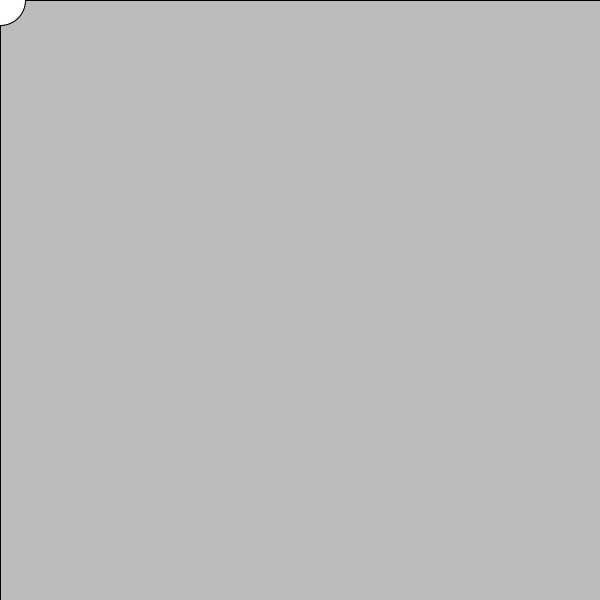
Frame 1 (no input)
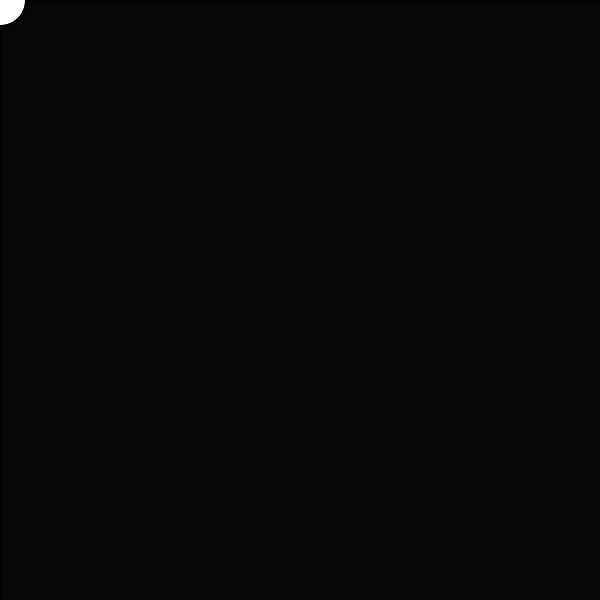
Frame 60 (the mouse pressed at the canvas centre just before this capture)
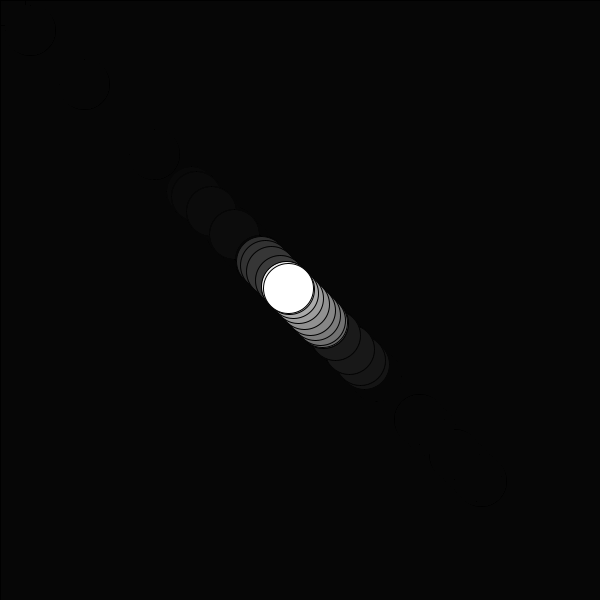
Frame 120 (the mouse held since frame 60 and released just before this capture)

The Processing sketch that drew these frames (run headless with seeded random() and noise(); from frame 60 on, the mouse is pressed at the canvas centre):

// Processing sketch: processing_83607
// ── processing_83607.pde

float xPos = 0;
float xTarget = 600;
float yPos = 0;
float yTarget = 0;
float xVel = 0;
float yVel = 0;


void setup() {
  size(600, 600);
}

void draw() {

  fill(0, 20);
  rect(0, 0, width, height);

  fill(255);
  xVel*=0.9;
  yVel*=0.9;

  xTarget = mouseX;
  yTarget= mouseY;

  //x position
  //works out the difference between the final destination and current location
  float diffX = xTarget - xPos;
  diffX *=0.1;
  xVel += diffX;

  xPos += xVel;

  float diffY = yTarget - yPos;
  diffY *=0.1;
  yVel += diffY;
  
  yPos += yVel;

  ellipse(xPos, yPos, 50, 50);
}
